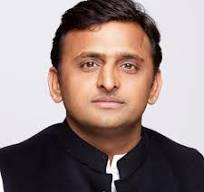
#> input picture online-voting-system/includes/akhilesh_yadav.jpg, 204 x 192 px
$ python compare_images.py includes/akhilesh_yadav.jpg includes/arvind_kejriwal.jpg   (older library calls are emulated)
#> lines starting #> are read from the running program, lines starting #| are printed output that depends on the picture
import sys
import cv2
from skimage.metrics import structural_similarity as compare_ssim

def compare_images(image1_path, image2_path):
#> called with image1_path = 'includes/akhilesh_yadav.jpg', image2_path = 'includes/arvind_kejriwal.jpg'
    image1 = cv2.imread(image1_path)
#> image1 is the input picture: shape (192, 204, 3); mean B, G, R 131.9, 134.3, 151.4
    image2 = cv2.imread(image2_path)
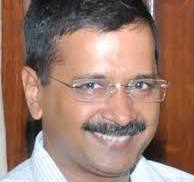
#> input picture online-voting-system/includes/arvind_kejriwal.jpg, 194 x 182 px
#> image2 is the input picture: shape (182, 194, 3); mean B, G, R 107.6, 121.4, 154.9

    # Convert to grayscale
    image1_gray = cv2.cvtColor(image1, cv2.COLOR_BGR2GRAY)
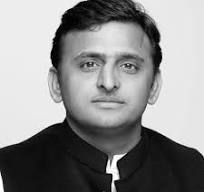
#> image1_gray: shape (192, 204); min 0, max 255, mean 139.1
    image2_gray = cv2.cvtColor(image2, cv2.COLOR_BGR2GRAY)
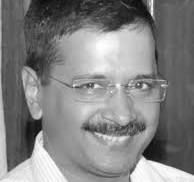
#> image2_gray: shape (182, 194); min 1, max 255, mean 129.9

    # Use face detector
    face_cascade = cv2.CascadeClassifier(cv2.data.haarcascades + 'haarcascade_frontalface_default.xml')

    faces1 = face_cascade.detectMultiScale(image1_gray, 1.1, 4)
#> faces1 = [[56, 24, 103, 103]]
    faces2 = face_cascade.detectMultiScale(image2_gray, 1.1, 4)
#> faces2 = [[53, 38, 125, 125]]

    if len(faces1) == 0 or len(faces2) == 0:
        print(False)
        return

    # Assume the first detected face is the main face
    x1, y1, w1, h1 = faces1[0]
#> x1 = 56; y1 = 24; w1 = 103; h1 = 103
    x2, y2, w2, h2 = faces2[0]
#> x2 = 53; y2 = 38; w2 = 125; h2 = 125

    # Crop faces
    face1 = image1_gray[y1:y1+h1, x1:x1+w1]
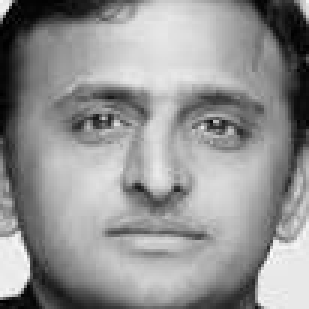
#> face1: shape (103, 103) (shown 3 times larger); min 0, max 254, mean 146.8
    face2 = image2_gray[y2:y2+h2, x2:x2+w2]
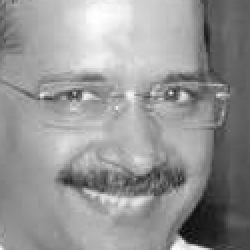
#> face2: shape (125, 125) (shown 2 times larger); min 7, max 255, mean 149.5

    # Compare faces using SSIM
#> (the run stopped early here; a loop or call above may not have finished)
